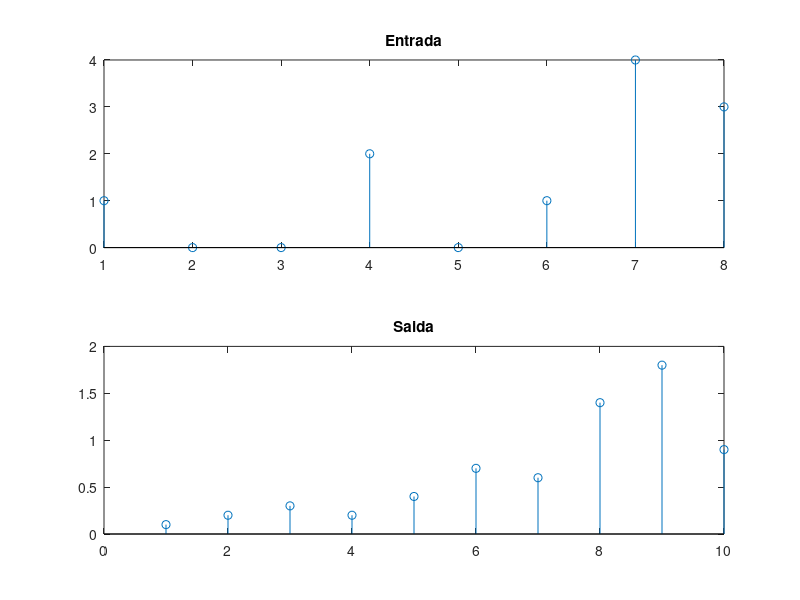

Recreate this plot in MATLAB.
b = [0.1, 0.2, 0.3];
x = [1, 0, 0, 2, 0, 1, 4, 3];

n = length(b);
m = length(x);
y = zeros(1, n + m - 1);

for i = 1:n + m - 1
    for j = max(1, i - m + 1):min(i, n)
        y(i) = y(i) + b(j) * x(i - j + 1);
    end
end


figure(1);
subplot(2, 1, 1);
stem(x);
title('Entrada');

subplot(2, 1, 2);
stem(y);
title('Saida');

